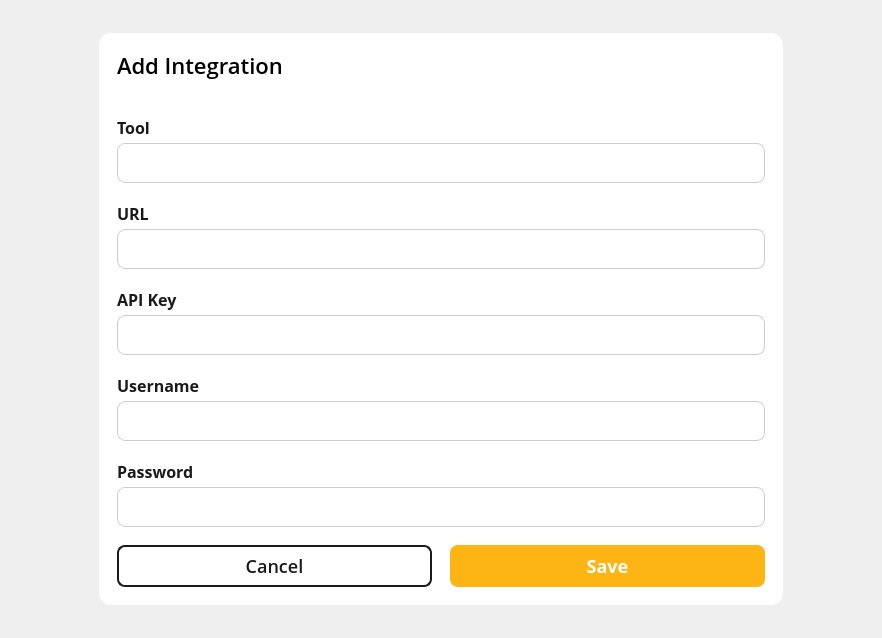
<?xml version="1.0" encoding="UTF-8"?>
<ui version="4.0">
 <class>IntegrationAddEditDialog</class>
 <widget class="QDialog" name="IntegrationAddEditDialog">
  <property name="geometry">
   <rect>
    <x>0</x>
    <y>0</y>
    <width>882</width>
    <height>638</height>
   </rect>
  </property>
  <property name="windowTitle">
   <string>Dialog</string>
  </property>
  <property name="styleSheet">
   <string notr="true"/>
  </property>
  <layout class="QHBoxLayout" name="horizontalLayout_2">
   <item>
    <widget class="QWidget" name="dialogContainer" native="true">
     <property name="sizePolicy">
      <sizepolicy hsizetype="Fixed" vsizetype="Preferred">
       <horstretch>0</horstretch>
       <verstretch>0</verstretch>
      </sizepolicy>
     </property>
     <property name="minimumSize">
      <size>
       <width>684</width>
       <height>572</height>
      </size>
     </property>
     <property name="maximumSize">
      <size>
       <width>684</width>
       <height>572</height>
      </size>
     </property>
     <property name="styleSheet">
      <string notr="true">#dialogContainer {
	background-color: white;
	border-radius: 12px;
	border: none;
}

#bodyContainer {
	border-bottom-left-radius: 12px;
	border-bottom-right-radius: 12px;
}


QLabel {
	color: #1A1A1A;
	font-family: Open Sans;
	font-weight: 600;
	font-size: 16px;
	line-height: 24px;
	letter-spacing: 0%;
}

QLineEdit {
	color: #1A1A1A;
	background: white;
	font-family: Open Sans;
	font-weight: 400;
	font-size: 16px;
	line-height: 24px;
	letter-spacing: 0%;
	border-radius: 8px;
	border: 1px solid #CCCCCC;
	padding-left: 12px;
	padding-right: 12px;
}

QTextEdit {
	color: #1A1A1A;
	background: white;
	font-family: Open Sans;
	font-weight: 400;
	font-size: 16px;
	line-height: 24px;
	letter-spacing: 0%;
	border-radius: 8px;
	border: 1px solid #CCCCCC;
	padding-left: 12px;
	padding-right: 12px;
}

QComboBox {
    background-color: white;
    border: 1px solid #ccc;
    border-radius: 8px;
    padding: 4px;
    font-size: 16px;
	line-height: 24px;
	letter-spacing: 0%;
    color: #333;
}

QComboBox::drop-down {
    subcontrol-origin: padding;
    subcontrol-position: top right;
    width: 24px;
    border: none;
}

QComboBox::down-arrow {
    image: url(:/images/chevron-down.svg);
    width: 16px;
    height: 16px;
}

QComboBox::down-arrow:on {
    image: url(:/images/chevron-up.svg);
}

QComboBox QAbstractItemView {
    background-color: white;
    margin-top: 0px;
    border: 1px solid #ccc;
    border-radius: 8px;
	outline: none;
}

/* Each dropdown item */
QComboBox QAbstractItemView::item {
	color: #1A1A1A;
    padding: 6px 12px;
    border-radius: 4px;
}

/* Hovered item */
QComboBox QAbstractItemView::item:hover {
    background-color: #e6f2ff;
}

/* Selected item */
QComboBox QAbstractItemView::item:selected {
    background-color: #d0e8ff;
    color: #1a1a1a;
}</string>
     </property>
     <layout class="QVBoxLayout" name="verticalLayout_2">
      <property name="spacing">
       <number>0</number>
      </property>
      <property name="leftMargin">
       <number>0</number>
      </property>
      <property name="topMargin">
       <number>0</number>
      </property>
      <property name="rightMargin">
       <number>0</number>
      </property>
      <property name="bottomMargin">
       <number>0</number>
      </property>
      <item>
       <widget class="QWidget" name="titleBar" native="true">
        <property name="minimumSize">
         <size>
          <width>0</width>
          <height>64</height>
         </size>
        </property>
        <property name="maximumSize">
         <size>
          <width>16777215</width>
          <height>64</height>
         </size>
        </property>
        <property name="styleSheet">
         <string notr="true">background-color: rgba(255, 255, 255, 0);</string>
        </property>
        <layout class="QHBoxLayout" name="horizontalLayout">
         <property name="spacing">
          <number>18</number>
         </property>
         <property name="leftMargin">
          <number>18</number>
         </property>
         <property name="topMargin">
          <number>16</number>
         </property>
         <property name="rightMargin">
          <number>18</number>
         </property>
         <property name="bottomMargin">
          <number>16</number>
         </property>
         <item>
          <widget class="QLabel" name="dialogTitle">
           <property name="styleSheet">
            <string notr="true">font-family: Open Sans;
font-size: 22px;
font-weight: 500;
color: black;
line-height: 30px;
letter-spacing: 0%;
</string>
           </property>
           <property name="text">
            <string>Add Integration</string>
           </property>
          </widget>
         </item>
         <item>
          <widget class="QToolButton" name="closeButton">
           <property name="minimumSize">
            <size>
             <width>32</width>
             <height>32</height>
            </size>
           </property>
           <property name="maximumSize">
            <size>
             <width>32</width>
             <height>32</height>
            </size>
           </property>
           <property name="text">
            <string/>
           </property>
           <property name="icon">
            <iconset resource="../../../../Resources/Resources.qrc">
             <normaloff>:/images/Project/cross-icon.svg</normaloff>:/images/Project/cross-icon.svg</iconset>
           </property>
           <property name="iconSize">
            <size>
             <width>32</width>
             <height>32</height>
            </size>
           </property>
           <property name="autoRaise">
            <bool>true</bool>
           </property>
          </widget>
         </item>
        </layout>
       </widget>
      </item>
      <item>
       <widget class="QWidget" name="bodyContainer" native="true">
        <layout class="QVBoxLayout" name="verticalLayout">
         <property name="spacing">
          <number>18</number>
         </property>
         <property name="leftMargin">
          <number>18</number>
         </property>
         <property name="topMargin">
          <number>18</number>
         </property>
         <property name="rightMargin">
          <number>18</number>
         </property>
         <property name="bottomMargin">
          <number>18</number>
         </property>
         <item>
          <widget class="QWidget" name="toolContainer" native="true">
           <property name="sizePolicy">
            <sizepolicy hsizetype="Preferred" vsizetype="Fixed">
             <horstretch>0</horstretch>
             <verstretch>0</verstretch>
            </sizepolicy>
           </property>
           <property name="minimumSize">
            <size>
             <width>0</width>
             <height>68</height>
            </size>
           </property>
           <property name="maximumSize">
            <size>
             <width>16777215</width>
             <height>68</height>
            </size>
           </property>
           <layout class="QVBoxLayout" name="verticalLayout_3">
            <property name="spacing">
             <number>4</number>
            </property>
            <property name="leftMargin">
             <number>0</number>
            </property>
            <property name="topMargin">
             <number>0</number>
            </property>
            <property name="rightMargin">
             <number>0</number>
            </property>
            <property name="bottomMargin">
             <number>0</number>
            </property>
            <item>
             <widget class="QLabel" name="label">
              <property name="text">
               <string>Tool</string>
              </property>
             </widget>
            </item>
            <item>
             <widget class="QComboBox" name="toolSelect">
              <property name="minimumSize">
               <size>
                <width>0</width>
                <height>40</height>
               </size>
              </property>
              <property name="maximumSize">
               <size>
                <width>16777215</width>
                <height>40</height>
               </size>
              </property>
             </widget>
            </item>
           </layout>
          </widget>
         </item>
         <item>
          <widget class="QWidget" name="urlContainer" native="true">
           <property name="minimumSize">
            <size>
             <width>0</width>
             <height>68</height>
            </size>
           </property>
           <property name="maximumSize">
            <size>
             <width>16777215</width>
             <height>68</height>
            </size>
           </property>
           <layout class="QVBoxLayout" name="verticalLayout_4">
            <property name="spacing">
             <number>4</number>
            </property>
            <property name="leftMargin">
             <number>0</number>
            </property>
            <property name="topMargin">
             <number>0</number>
            </property>
            <property name="rightMargin">
             <number>0</number>
            </property>
            <property name="bottomMargin">
             <number>0</number>
            </property>
            <item>
             <widget class="QLabel" name="urlLabel">
              <property name="text">
               <string>URL</string>
              </property>
             </widget>
            </item>
            <item>
             <widget class="QLineEdit" name="urlEdit">
              <property name="minimumSize">
               <size>
                <width>0</width>
                <height>40</height>
               </size>
              </property>
              <property name="maximumSize">
               <size>
                <width>16777215</width>
                <height>40</height>
               </size>
              </property>
             </widget>
            </item>
           </layout>
          </widget>
         </item>
         <item>
          <widget class="QWidget" name="apiKeyContainer" native="true">
           <property name="sizePolicy">
            <sizepolicy hsizetype="Preferred" vsizetype="Fixed">
             <horstretch>0</horstretch>
             <verstretch>0</verstretch>
            </sizepolicy>
           </property>
           <property name="minimumSize">
            <size>
             <width>0</width>
             <height>68</height>
            </size>
           </property>
           <property name="maximumSize">
            <size>
             <width>16777215</width>
             <height>68</height>
            </size>
           </property>
           <layout class="QVBoxLayout" name="verticalLayout_6">
            <property name="spacing">
             <number>4</number>
            </property>
            <property name="leftMargin">
             <number>0</number>
            </property>
            <property name="topMargin">
             <number>0</number>
            </property>
            <property name="rightMargin">
             <number>0</number>
            </property>
            <property name="bottomMargin">
             <number>0</number>
            </property>
            <item>
             <widget class="QLabel" name="apiKeyLabel">
              <property name="text">
               <string>API Key</string>
              </property>
             </widget>
            </item>
            <item>
             <widget class="PasswordEdit" name="apiKeyEdit">
              <property name="minimumSize">
               <size>
                <width>0</width>
                <height>40</height>
               </size>
              </property>
              <property name="maximumSize">
               <size>
                <width>16777215</width>
                <height>40</height>
               </size>
              </property>
             </widget>
            </item>
           </layout>
          </widget>
         </item>
         <item>
          <widget class="QWidget" name="usernameContainer" native="true">
           <property name="sizePolicy">
            <sizepolicy hsizetype="Preferred" vsizetype="Fixed">
             <horstretch>0</horstretch>
             <verstretch>0</verstretch>
            </sizepolicy>
           </property>
           <property name="minimumSize">
            <size>
             <width>0</width>
             <height>68</height>
            </size>
           </property>
           <property name="maximumSize">
            <size>
             <width>16777215</width>
             <height>68</height>
            </size>
           </property>
           <layout class="QVBoxLayout" name="verticalLayout_5">
            <property name="spacing">
             <number>4</number>
            </property>
            <property name="leftMargin">
             <number>0</number>
            </property>
            <property name="topMargin">
             <number>0</number>
            </property>
            <property name="rightMargin">
             <number>0</number>
            </property>
            <property name="bottomMargin">
             <number>0</number>
            </property>
            <item>
             <widget class="QLabel" name="usernameLabel">
              <property name="text">
               <string>Username</string>
              </property>
             </widget>
            </item>
            <item>
             <widget class="QLineEdit" name="usernameEdit">
              <property name="minimumSize">
               <size>
                <width>0</width>
                <height>40</height>
               </size>
              </property>
              <property name="maximumSize">
               <size>
                <width>16777215</width>
                <height>40</height>
               </size>
              </property>
             </widget>
            </item>
           </layout>
          </widget>
         </item>
         <item>
          <widget class="QWidget" name="passwordContainer" native="true">
           <property name="sizePolicy">
            <sizepolicy hsizetype="Preferred" vsizetype="Fixed">
             <horstretch>0</horstretch>
             <verstretch>0</verstretch>
            </sizepolicy>
           </property>
           <property name="minimumSize">
            <size>
             <width>0</width>
             <height>68</height>
            </size>
           </property>
           <property name="maximumSize">
            <size>
             <width>16777215</width>
             <height>68</height>
            </size>
           </property>
           <layout class="QVBoxLayout" name="verticalLayout_7">
            <property name="spacing">
             <number>4</number>
            </property>
            <property name="leftMargin">
             <number>0</number>
            </property>
            <property name="topMargin">
             <number>0</number>
            </property>
            <property name="rightMargin">
             <number>0</number>
            </property>
            <property name="bottomMargin">
             <number>0</number>
            </property>
            <item>
             <widget class="QLabel" name="passwordLabel">
              <property name="text">
               <string>Password</string>
              </property>
             </widget>
            </item>
            <item>
             <widget class="PasswordEdit" name="passwordEdit">
              <property name="minimumSize">
               <size>
                <width>0</width>
                <height>40</height>
               </size>
              </property>
              <property name="maximumSize">
               <size>
                <width>16777215</width>
                <height>40</height>
               </size>
              </property>
             </widget>
            </item>
           </layout>
          </widget>
         </item>
         <item>
          <widget class="QWidget" name="buttonContainer" native="true">
           <property name="sizePolicy">
            <sizepolicy hsizetype="Preferred" vsizetype="Fixed">
             <horstretch>0</horstretch>
             <verstretch>0</verstretch>
            </sizepolicy>
           </property>
           <property name="minimumSize">
            <size>
             <width>0</width>
             <height>42</height>
            </size>
           </property>
           <property name="maximumSize">
            <size>
             <width>16777215</width>
             <height>42</height>
            </size>
           </property>
           <layout class="QHBoxLayout" name="buttonLayout">
            <property name="spacing">
             <number>18</number>
            </property>
            <property name="leftMargin">
             <number>0</number>
            </property>
            <property name="topMargin">
             <number>0</number>
            </property>
            <property name="rightMargin">
             <number>0</number>
            </property>
            <property name="bottomMargin">
             <number>0</number>
            </property>
            <item>
             <widget class="QPushButton" name="cancelButton">
              <property name="minimumSize">
               <size>
                <width>0</width>
                <height>42</height>
               </size>
              </property>
              <property name="maximumSize">
               <size>
                <width>16777215</width>
                <height>42</height>
               </size>
              </property>
              <property name="styleSheet">
               <string notr="true">QPushButton {
	background: white;
	border: 2px solid #1A1A1A;
	border-radius: 8px;
	font-family: Open Sans;
	font-weight: 500;
	font-size: 18px;
	color: #1A1A1A;
}

QPushButton:hover {
    background-color: #D6ECFF;
}

QPushButton:pressed {
    background-color: #B7DCFF;
    padding-top: 2px;
	padding-left: 2px;
}</string>
              </property>
              <property name="text">
               <string>Cancel</string>
              </property>
             </widget>
            </item>
            <item>
             <widget class="QPushButton" name="saveButton">
              <property name="minimumSize">
               <size>
                <width>0</width>
                <height>42</height>
               </size>
              </property>
              <property name="maximumSize">
               <size>
                <width>16777215</width>
                <height>42</height>
               </size>
              </property>
              <property name="styleSheet">
               <string notr="true">QPushButton {
	background: #FDB515;
	border: none;
	border-radius: 8px;
	font-family: Open-Sans;
	font-weight: 500;
	font-size: 18px;
	color: white;
}

QPushButton:hover {
    background-color: #E6A512;
}

QPushButton:pressed {
    background-color: #CC8F0F;
    padding-top: 2px;
	padding-left: 2px;
}</string>
              </property>
              <property name="text">
               <string>Save</string>
              </property>
             </widget>
            </item>
           </layout>
          </widget>
         </item>
        </layout>
       </widget>
      </item>
     </layout>
    </widget>
   </item>
  </layout>
 </widget>
 <customwidgets>
  <customwidget>
   <class>PasswordEdit</class>
   <extends>QLineEdit</extends>
   <header>passwordedit.h</header>
  </customwidget>
 </customwidgets>
 <resources>
  <include location="../../../../Resources/Resources.qrc"/>
 </resources>
 <connections/>
</ui>
